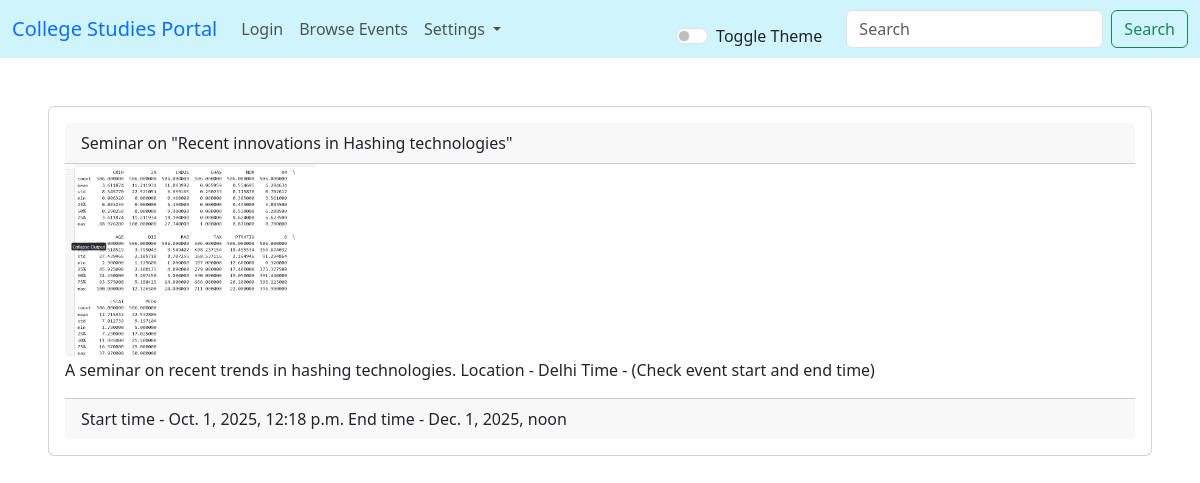
The app's page /app/events/1 with its own data.
### app/models.py (models this page shows, shortened)
class Event(models.Model):
    creator = models.ForeignKey(User,on_delete=models.CASCADE,related_name="events")
    title = models.CharField(max_length=128)
    start_time = models.DateTimeField()
    end_time = models.DateTimeField()
    description = models.TextField(max_length=512)
    pfp = models.ImageField(upload_to="event_pics/",default='event_pics/default.jpg')
    users = models.ManyToManyField(User,through='EventUser',related_name='registered_users')

### app/views.py (the view)
# urls.py: path('events/<int:id>',views.showevent,name='showevent'),
def showevent(request,id):
    event = Event.objects.get(pk=id)
    return render(request, "events/showevent.html", {
        "event": event
    })

### app/templates/events/showevent.html (shortened to what this page needs)
{% extends "app/basic.html" %}
{% block body %}
<div class="d-flex justify-content-center m-5">
    <div class="card">
        <div class="card-body">
            <div class="card-header">{{event.title}}</div>
            <div class="row">
                <div class="col-lg-3 col-md-3 col-sm-3">
                    <img src="/app{{event.pfp.url}}" alt="Picture of event {{event.title}}" class="img-fluid rounded-start" style="width: 100%; height: auto;">
                </div>
                <div class="col-lg-auto col-md-auto col-sm-auto">
                    <p class="">{{event.description}}</p>
                </div>
            </div>
            <div class="card-footer d-flex justify-content-between align-items-center">
                Start time - {{event.start_time}}
                End time - {{event.end_time}}<br>
            </div>
        </div>
    </div>
</div>
{% endblock body %}

### records on screen
Event: title "Seminar on \"Recent innovations in Hashing technologies\"", pfp (picture), description "A seminar on recent trends in hashing technologies. Location - Delhi Time - (Check event start and end time)", start_time "Oct. 1, 2025, 12:18 p.m.", end_time "Dec. 1, 2025, noon"
